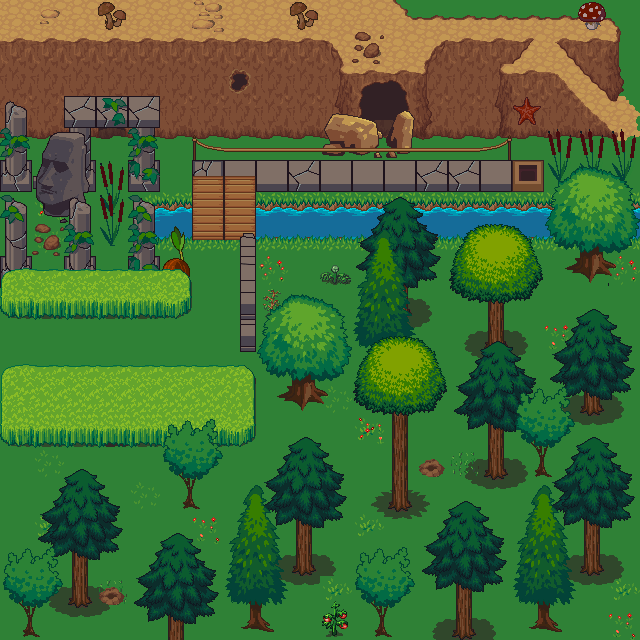

This game map was drawn from its Tiled (.tmx) file and the tilesets committed beside it. A one-line description and the trimmed map source follow:
An orthogonal 20x20 tile map with 32x32 px tiles, 7 tile layers (Tile Layer 1, Tile Layer 2, Tile Layer 3, Tile Layer 4, ...) and 9 objects (3x CoinEntity, mainPlayer).

<map version="1.0" tiledversion="1.1.6" orientation="orthogonal" renderorder="right-down" width="20" height="20" tilewidth="32" tileheight="32" infinite="0" nextobjectid="13">
 <tileset firstgid="1" source="2.5d.tsx" />
 <layer name="Tile Layer 1" width="20" height="20">
  <data>[400 cells, 400 non-empty, 16 distinct tile ids]</data>
 </layer>
 <layer name="Tile Layer 2" width="20" height="20">
  <data>[400 cells, 244 non-empty, 69 distinct tile ids]</data>
 </layer>
 <layer name="Tile Layer 3" width="20" height="20">
  <data>[400 cells, 152 non-empty, 58 distinct tile ids]</data>
 </layer>
 <layer name="Tile Layer 4" width="20" height="20">
  <data>[400 cells, 100 non-empty, 39 distinct tile ids]</data>
 </layer>
 <layer name="Tile Layer 5" width="20" height="20">
  <data>[400 cells, 79 non-empty, 56 distinct tile ids]</data>
 </layer>
 <layer name="Tile Layer 6" width="20" height="20">
  <data>[400 cells, 6 non-empty, 6 distinct tile ids]</data>
 </layer>
 <layer name="Tile Layer 7" width="20" height="20">
  <data>[400 cells, 27 non-empty, 14 distinct tile ids]</data>
 </layer>
 <objectgroup name="collision">
  <object id="2" x="538.4" y="-1.49009" width="100.849" height="211.593" />
  <object id="3" x="257.786" y="195.202" width="382.953" height="442.557" />
  <object id="4" x="1.49009" y="2.98018" width="189.242" height="314.409" />
  <object id="5" x="2.98018" y="359.883" width="637.759" height="276.386" />
  <object id="7" x="175.831" y="0" width="369.543" height="129.638" />
 </objectgroup>
 <objectgroup name="Coins">
  <object id="9" name="CoinEntity" x="514.8" y="134.375" width="32" height="32">
   <properties>
    <property name="framewidth" value="32" />
    <property name="image" value="spinning_coin_gold" />
   </properties>
  </object>
  <object id="11" name="CoinEntity" x="208.133" y="153.157" width="32" height="32">
   <properties>
    <property name="framewidth" value="32" />
    <property name="image" value="spinning_coin_gold" />
   </properties>
  </object>
  <object id="12" name="CoinEntity" x="170.073" y="322.314" width="32" height="32">
   <properties>
    <property name="framewidth" value="32" />
    <property name="image" value="spinning_coin_gold" />
   </properties>
  </object>
 </objectgroup>
 <objectgroup name="Player">
  <object id="8" name="mainPlayer" x="8.29837" y="320.883" width="32" height="32">
   <properties>
    <property name="framewidth" value="32" />
    <property name="image" value="gripe_run_right" />
   </properties>
  </object>
 </objectgroup>
</map>
